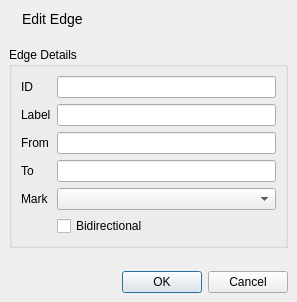
<?xml version="1.0" encoding="UTF-8"?>
<ui version="4.0">
 <class>EditEdgeDialog</class>
 <widget class="QDialog" name="EditEdgeDialog">
  <property name="geometry">
   <rect>
    <x>0</x>
    <y>0</y>
    <width>297</width>
    <height>302</height>
   </rect>
  </property>
  <property name="windowTitle">
   <string>Edit Edge</string>
  </property>
  <layout class="QVBoxLayout" name="verticalLayout_2">
   <property name="spacing">
    <number>0</number>
   </property>
   <property name="margin">
    <number>0</number>
   </property>
   <item>
    <widget class="QWidget" name="titleWidget" native="true">
     <layout class="QHBoxLayout" name="horizontalLayout_3">
      <item>
       <widget class="QLabel" name="label_2">
        <property name="text">
         <string/>
        </property>
        <property name="pixmap">
         <pixmap resource="../icons.qrc">:/icons/edge_edit.png</pixmap>
        </property>
       </widget>
      </item>
      <item>
       <widget class="QLabel" name="title_2">
        <property name="styleSheet">
         <string notr="true">QLabel { font-size: 14px; }</string>
        </property>
        <property name="text">
         <string>Edit Edge</string>
        </property>
       </widget>
      </item>
      <item>
       <spacer name="horizontalSpacer_2">
        <property name="orientation">
         <enum>Qt::Horizontal</enum>
        </property>
        <property name="sizeHint" stdset="0">
         <size>
          <width>159</width>
          <height>20</height>
         </size>
        </property>
       </spacer>
      </item>
     </layout>
    </widget>
   </item>
   <item>
    <widget class="QWidget" name="dialogMainWidget" native="true">
     <layout class="QVBoxLayout" name="verticalLayout">
      <item>
       <widget class="QGroupBox" name="groupBox">
        <property name="title">
         <string>Edge Details</string>
        </property>
        <layout class="QFormLayout" name="formLayout">
         <item row="0" column="0">
          <widget class="QLabel" name="idLabel">
           <property name="text">
            <string>ID</string>
           </property>
          </widget>
         </item>
         <item row="0" column="1">
          <widget class="QLineEdit" name="idEdit"/>
         </item>
         <item row="1" column="0">
          <widget class="QLabel" name="labelLabel">
           <property name="text">
            <string>Label</string>
           </property>
          </widget>
         </item>
         <item row="1" column="1">
          <widget class="QLineEdit" name="labelEdit"/>
         </item>
         <item row="2" column="0">
          <widget class="QLabel" name="fromLabel">
           <property name="text">
            <string>From</string>
           </property>
          </widget>
         </item>
         <item row="3" column="0">
          <widget class="QLabel" name="toLabel">
           <property name="text">
            <string>To</string>
           </property>
          </widget>
         </item>
         <item row="4" column="0">
          <widget class="QLabel" name="labelMark">
           <property name="text">
            <string>Mark</string>
           </property>
          </widget>
         </item>
         <item row="4" column="1">
          <widget class="QComboBox" name="markComboBox"/>
         </item>
         <item row="2" column="1">
          <widget class="QLineEdit" name="fromNode">
           <property name="readOnly">
            <bool>true</bool>
           </property>
          </widget>
         </item>
         <item row="3" column="1">
          <widget class="QLineEdit" name="toNode">
           <property name="readOnly">
            <bool>true</bool>
           </property>
          </widget>
         </item>
         <item row="5" column="1">
          <widget class="QCheckBox" name="bidirectionalBox">
           <property name="text">
            <string>Bidirectional</string>
           </property>
          </widget>
         </item>
        </layout>
       </widget>
      </item>
      <item>
       <spacer name="verticalSpacer">
        <property name="orientation">
         <enum>Qt::Vertical</enum>
        </property>
        <property name="sizeHint" stdset="0">
         <size>
          <width>20</width>
          <height>40</height>
         </size>
        </property>
       </spacer>
      </item>
     </layout>
    </widget>
   </item>
   <item>
    <widget class="QWidget" name="buttons" native="true">
     <layout class="QHBoxLayout" name="horizontalLayout">
      <item>
       <widget class="QDialogButtonBox" name="buttonBox">
        <property name="standardButtons">
         <set>QDialogButtonBox::Cancel|QDialogButtonBox::Ok</set>
        </property>
       </widget>
      </item>
     </layout>
    </widget>
   </item>
  </layout>
 </widget>
 <resources>
  <include location="../icons.qrc"/>
 </resources>
 <connections>
  <connection>
   <sender>buttonBox</sender>
   <signal>rejected()</signal>
   <receiver>EditEdgeDialog</receiver>
   <slot>reject()</slot>
   <hints>
    <hint type="sourcelabel">
     <x>179</x>
     <y>270</y>
    </hint>
    <hint type="destinationlabel">
     <x>192</x>
     <y>342</y>
    </hint>
   </hints>
  </connection>
  <connection>
   <sender>buttonBox</sender>
   <signal>accepted()</signal>
   <receiver>EditEdgeDialog</receiver>
   <slot>accept()</slot>
   <hints>
    <hint type="sourcelabel">
     <x>245</x>
     <y>273</y>
    </hint>
    <hint type="destinationlabel">
     <x>257</x>
     <y>334</y>
    </hint>
   </hints>
  </connection>
 </connections>
</ui>
